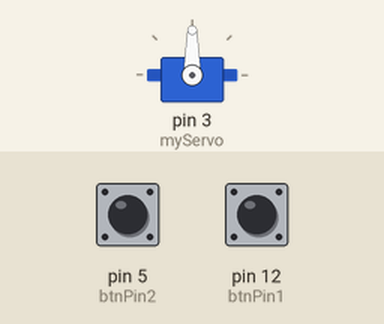
The sketch below on a simulated Arduino Uno, built with avr-gcc and run on an emulated ATmega328P. On the bench: servo. The inputs (shaded band) are chosen by the test bench; at power-on: pin 5 (btnPin2) LOW, pin 12 (btnPin1) LOW.

Above: at 1.2 s.
1.3 s: pin 5 (btnPin2) pulled HIGH for 0.15 s
At 2.23 s:
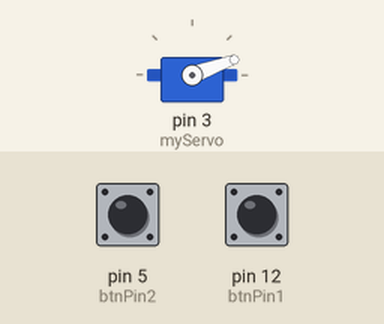
At 12.4 s:
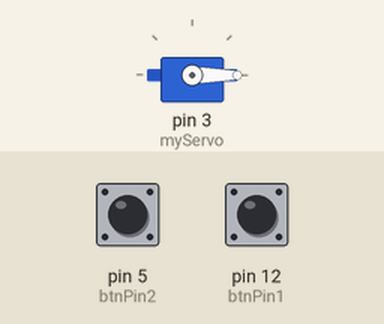
Timing chart, 0 to 13.3 s (numbered marks = the images above; inputs shaded):
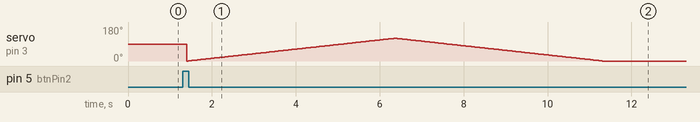

The sketch:

code.ino
```cpp
#include <Servo.h>

//Initialize the servomotor
Servo myServo;
int positie;
const int btnPin1 = 12;
const int btnPin2 = 5;

void setup() {
  myServo.attach(3);
  pinMode(btnPin1, INPUT);
  pinMode(btnPin2, INPUT);
}

//Method for reading the input of the buttons
int readButton(int pin) {
    int state = digitalRead(pin);
    delay(50); // a debounce delay
    if(state == digitalRead(pin)) {
      return state;
    }
    return LOW;
  }

void loop() {
  int fast = readButton(btnPin2);
  int slow = readButton(btnPin1);

//int range will be used in the switch statement so the three different options can be worked out
  int range;
  if (fast == HIGH && slow == LOW) {
    range = 1;
  } else if (fast == LOW && slow == HIGH) {
    range = 2;
  } else if (fast == HIGH && slow == HIGH) {
    range = 3;
  } else {
    range = -1;
  }

 //A switch statement with the three different cases
  switch (range) {
  case 1:
    for(positie = 0; positie <= 120; positie +=1) {
      myServo.write(positie);
      delay(41); //De delay is per stap, in totaal is dit ongeveer 5 seconden
    }
    for(positie = 120; positie >= 0; positie-= 1) {
      myServo.write(positie);
      delay(41);
    }
    break;
  case 2:
    for(positie = 0; positie <= 120; positie +=1) {
      myServo.write(positie);
      delay(4); //De delay is per stap, in totaal is dit ongeveer 0,5 seconden
    }
    for(positie = 120; positie >= 0; positie-= 1) {
      myServo.write(positie);
      delay(4);
    }
    break;
  case 3:
    for(positie = 0; positie <= 120; positie +=1) {
      myServo.write(positie);
      delay(41);
    }
    delay(2000);
    for(positie = 120; positie >= 0; positie-= 1) {
      myServo.write(positie);
      delay(4);
    }
    break;
  }


}
```
